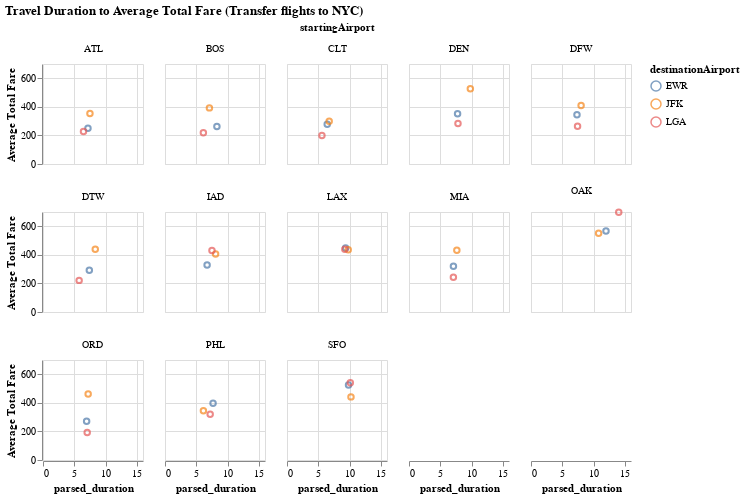

The code cell stored with this chart in its notebook:
### Code cell
alt.Chart(aggregated_transfer_ny_df).mark_point().encode(
    y=alt.Y('totalFare', title='Average Total Fare'),
    x='parsed_duration',
    color='destinationAirport',
    facet=alt.Facet('startingAirport:N', columns=5)
).properties(
    width=100,
    height=100,
    title='Travel Duration to Average Total Fare (Transfer flights to NYC)'
)

### Figure 1 — Vega-Lite specification as saved in the notebook (floating-point values rounded to 4 significant figures)
{"config": {"view": {"continuousWidth": 400, "continuousHeight": 300}}, "data": {"name": "data-de1c18ef84069ca5d63f66e5e6322a75"}, "mark": "point", "encoding": {"color": {"field": "destinationAirport", "type": "nominal"}, "facet": {"columns": 5, "field": "startingAirport", "type": "nominal"}, "x": {"field": "parsed_duration", "type": "quantitative"}, "y": {"field": "totalFare", "title": "Average Total Fare", "type": "quantitative"}}, "height": 100, "title": "Travel Duration to Average Total Fare (Transfer flights to NYC)", "width": 100, "$schema": "https://vega.github.io/schema/vega-lite/v4.17.0.json", "datasets": {"data-de1c18ef84069ca5d63f66e5e6322a75": [{"startingAirport": "ATL", "destinationAirport": "EWR", "totalFare": 249.8, "parsed_duration": 7.195}, {"startingAirport": "ATL", "destinationAirport": "JFK", "totalFare": 354.1, "parsed_duration": 7.512}, {"startingAirport": "ATL", "destinationAirport": "LGA", "totalFare": 227.4, "parsed_duration": 6.481}, {"startingAirport": "BOS", "destinationAirport": "EWR", "totalFare": 263.1, "parsed_duration": 8.305}, {"startingAirport": "BOS", "destinationAirport": "JFK", "totalFare": 392.8, "parsed_duration": 7.107}, {"startingAirport": "BOS", "destinationAirport": "LGA", "totalFare": 218.9, "parsed_duration": 6.138}, {"startingAirport": "CLT", "destinationAirport": "EWR", "totalFare": 277.7, "parsed_duration": 6.438}, {"startingAirport": "CLT", "destinationAirport": "JFK", "totalFare": 299.7, "parsed_duration": 6.751}, {"startingAirport": "CLT", "destinationAirport": "LGA", "totalFare": 199.4, "parsed_duration": 5.588}, {"startingAirport": "DEN", "destinationAirport": "EWR", "totalFare": 351.3, "parsed_duration": 7.773}, {"startingAirport": "DEN", "destinationAirport": "JFK", "totalFare": 526.4, "parsed_duration": 9.814}, {"startingAirport": "DEN", "destinationAirport": "LGA", "totalFare": 284.0, "parsed_duration": 7.838}, {"startingAirport": "DFW", "destinationAirport": "EWR", "totalFare": 345.2, "parsed_duration": 7.357}, {"startingAirport": "DFW", "destinationAirport": "JFK", "totalFare": 409.2, "parsed_duration": 8.017}, {"startingAirport": "DFW", "destinationAirport": "LGA", "totalFare": 264.9, "parsed_duration": 7.449}, {"startingAirport": "DTW", "destinationAirport": "EWR", "totalFare": 291.5, "parsed_duration": 7.412}, {"startingAirport": "DTW", "destinationAirport": "JFK", "totalFare": 438.7, "parsed_duration": 8.363}, {"startingAirport": "DTW", "destinationAirport": "LGA", "totalFare": 221.3, "parsed_duration": 5.782}, {"startingAirport": "IAD", "destinationAirport": "EWR", "totalFare": 328.3, "parsed_duration": 6.738}, {"startingAirport": "IAD", "destinationAirport": "JFK", "totalFare": 406.2, "parsed_duration": 8.097}, {"startingAirport": "IAD", "destinationAirport": "LGA", "totalFare": 430.7, "parsed_duration": 7.516}, {"startingAirport": "LAX", "destinationAirport": "EWR", "totalFare": 448.1, "parsed_duration": 9.376}, {"startingAirport": "LAX", "destinationAirport": "JFK", "totalFare": 436.3, "parsed_duration": 9.797}, {"startingAirport": "LAX", "destinationAirport": "LGA", "totalFare": 439.1, "parsed_duration": 9.255}, {"startingAirport": "MIA", "destinationAirport": "EWR", "totalFare": 320.2, "parsed_duration": 7.11}, {"startingAirport": "MIA", "destinationAirport": "JFK", "totalFare": 432.8, "parsed_duration": 7.655}, {"startingAirport": "MIA", "destinationAirport": "LGA", "totalFare": 243.2, "parsed_duration": 7.103}, {"startingAirport": "OAK", "destinationAirport": "EWR", "totalFare": 566.2, "parsed_duration": 12.0}, {"startingAirport": "OAK", "destinationAirport": "JFK", "totalFare": 550.6, "parsed_duration": 10.82}, {"startingAirport": "OAK", "destinationAirport": "LGA", "totalFare": 698.3, "parsed_duration": 14.04}, {"startingAirport": "ORD", "destinationAirport": "EWR", "totalFare": 271.8, "parsed_duration": 6.981}, {"startingAirport": "ORD", "destinationAirport": "JFK", "totalFare": 462.1, "parsed_duration": 7.226}, {"startingAirport": "ORD", "destinationAirport": "LGA", "totalFare": 191.7, "parsed_duration": 7.073}, {"startingAirport": "PHL", "destinationAirport": "EWR", "totalFare": 397.9, "parsed_duration": 7.69}, {"startingAirport": "PHL", "destinationAirport": "JFK", "totalFare": 344.5, "parsed_duration": 6.146}, {"startingAirport": "PHL", "destinationAirport": "LGA", "totalFare": 319.5, "parsed_duration": 7.228}, {"startingAirport": "SFO", "destinationAirport": "EWR", "totalFare": 525.4, "parsed_duration": 9.844}, {"startingAirport": "SFO", "destinationAirport": "JFK", "totalFare": 441.8, "parsed_duration": 10.24}, {"startingAirport": "SFO", "destinationAirport": "LGA", "totalFare": 540.6, "parsed_duration": 10.13}]}}
